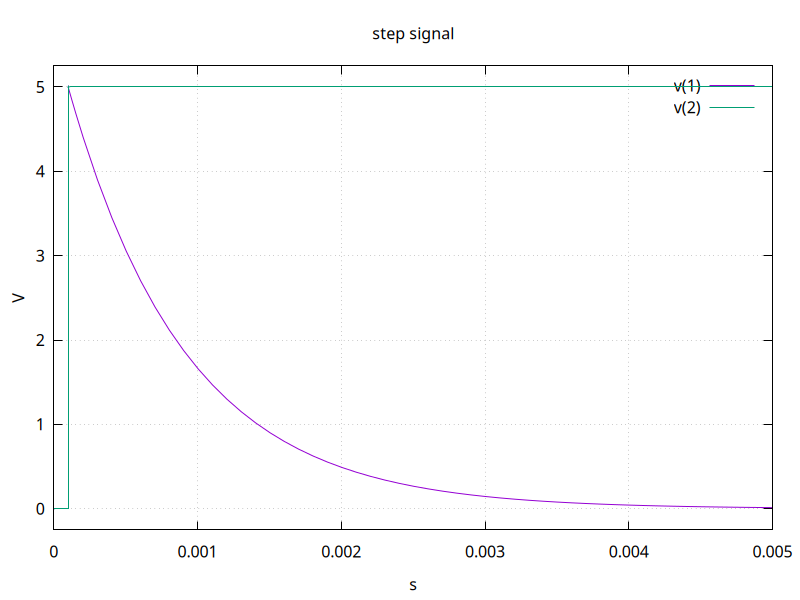

This figure's gnuplot source:
set terminal pngcairo size 800,600
set output 'step1.png'
set encoding utf8
set termoption noenhanced
set title "step signal"
set xlabel "s"
set ylabel "V"
set grid
unset logscale x 
set xrange [0.000000e+00:5.000000e-03]
unset logscale y 
set yrange [-2.500000e-01:5.250000e+00]
#set xtics 1
#set x2tics 1
#set ytics 1
#set y2tics 1
set format y "%g"
set format x "%g"
plot 'step1.data' using 1:2 with lines lw 1 title "v(1)",\
'step1.data' using 3:4 with lines lw 1 title "v(2)"
